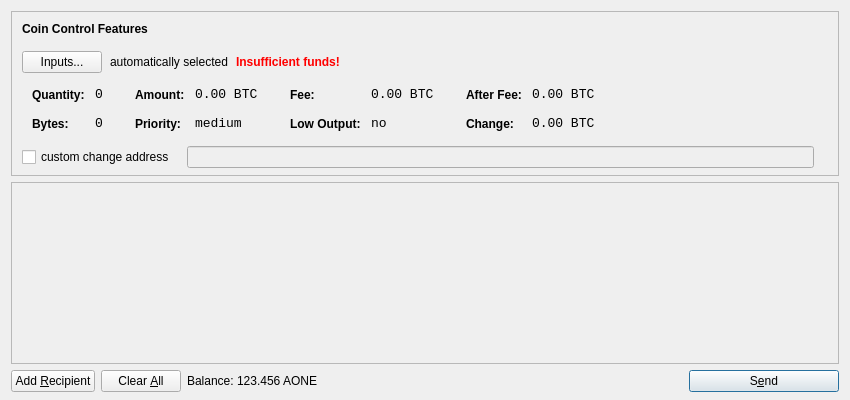
<?xml version="1.0" encoding="UTF-8"?>
<ui version="4.0">
 <class>SendCoinsDialog</class>
 <widget class="QDialog" name="SendCoinsDialog">
  <property name="geometry">
   <rect>
    <x>0</x>
    <y>0</y>
    <width>850</width>
    <height>400</height>
   </rect>
  </property>
  <property name="windowTitle">
   <string>Send Coins</string>
  </property>
  <layout class="QVBoxLayout" name="verticalLayout" stretch="0,1,0">
   <property name="bottomMargin">
    <number>8</number>
   </property>
   <item>
    <widget class="QFrame" name="frameCoinControl">
     <property name="sizePolicy">
      <sizepolicy hsizetype="Expanding" vsizetype="Expanding">
       <horstretch>0</horstretch>
       <verstretch>0</verstretch>
      </sizepolicy>
     </property>
     <property name="maximumSize">
      <size>
       <width>16777215</width>
       <height>16777215</height>
      </size>
     </property>
     <property name="frameShape">
      <enum>QFrame::StyledPanel</enum>
     </property>
     <property name="frameShadow">
      <enum>QFrame::Sunken</enum>
     </property>
     <layout class="QVBoxLayout" name="verticalLayoutCoinControl2">
      <property name="spacing">
       <number>-1</number>
      </property>
      <property name="leftMargin">
       <number>0</number>
      </property>
      <property name="topMargin">
       <number>0</number>
      </property>
      <property name="rightMargin">
       <number>0</number>
      </property>
      <property name="bottomMargin">
       <number>6</number>
      </property>
      <item>
       <layout class="QVBoxLayout" name="verticalLayoutCoinControl" stretch="0,0,0,0,1">
        <property name="spacing">
         <number>0</number>
        </property>
        <property name="leftMargin">
         <number>10</number>
        </property>
        <property name="topMargin">
         <number>10</number>
        </property>
        <item>
         <layout class="QHBoxLayout" name="horizontalLayoutCoinControl1">
          <property name="bottomMargin">
           <number>15</number>
          </property>
          <item>
           <widget class="QLabel" name="labelCoinControlFeatures">
            <property name="sizePolicy">
             <sizepolicy hsizetype="Preferred" vsizetype="Maximum">
              <horstretch>0</horstretch>
              <verstretch>0</verstretch>
             </sizepolicy>
            </property>
            <property name="font">
             <font>
              <weight>75</weight>
              <bold>true</bold>
             </font>
            </property>
            <property name="styleSheet">
             <string notr="true">font-weight:bold;</string>
            </property>
            <property name="text">
             <string>Coin Control Features</string>
            </property>
           </widget>
          </item>
         </layout>
        </item>
        <item>
         <layout class="QHBoxLayout" name="horizontalLayoutCoinControl2" stretch="0,0,0,0">
          <property name="spacing">
           <number>8</number>
          </property>
          <property name="bottomMargin">
           <number>10</number>
          </property>
          <item>
           <widget class="QPushButton" name="pushButtonCoinControl">
            <property name="styleSheet">
             <string notr="true"/>
            </property>
            <property name="text">
             <string>Inputs...</string>
            </property>
           </widget>
          </item>
          <item>
           <widget class="QLabel" name="labelCoinControlAutomaticallySelected">
            <property name="text">
             <string>automatically selected</string>
            </property>
            <property name="margin">
             <number>5</number>
            </property>
           </widget>
          </item>
          <item>
           <widget class="QLabel" name="labelCoinControlInsuffFunds">
            <property name="font">
             <font>
              <weight>75</weight>
              <bold>true</bold>
             </font>
            </property>
            <property name="styleSheet">
             <string notr="true">color:red;font-weight:bold;</string>
            </property>
            <property name="text">
             <string>Insufficient funds!</string>
            </property>
            <property name="margin">
             <number>5</number>
            </property>
           </widget>
          </item>
          <item>
           <spacer name="horizontalSpacerCoinControl">
            <property name="orientation">
             <enum>Qt::Horizontal</enum>
            </property>
            <property name="sizeHint" stdset="0">
             <size>
              <width>40</width>
              <height>1</height>
             </size>
            </property>
           </spacer>
          </item>
         </layout>
        </item>
        <item>
         <widget class="QWidget" name="widgetCoinControl" native="true">
          <property name="sizePolicy">
           <sizepolicy hsizetype="Preferred" vsizetype="Preferred">
            <horstretch>0</horstretch>
            <verstretch>0</verstretch>
           </sizepolicy>
          </property>
          <property name="minimumSize">
           <size>
            <width>0</width>
            <height>0</height>
           </size>
          </property>
          <property name="styleSheet">
           <string notr="true"/>
          </property>
          <layout class="QHBoxLayout" name="horizontalLayoutCoinControl5">
           <property name="margin">
            <number>0</number>
           </property>
           <item>
            <layout class="QHBoxLayout" name="horizontalLayoutCoinControl3" stretch="0,0,0,1">
             <property name="spacing">
              <number>20</number>
             </property>
             <property name="topMargin">
              <number>0</number>
             </property>
             <property name="bottomMargin">
              <number>10</number>
             </property>
             <item>
              <layout class="QFormLayout" name="formLayoutCoinControl1">
               <property name="horizontalSpacing">
                <number>10</number>
               </property>
               <property name="verticalSpacing">
                <number>14</number>
               </property>
               <property name="leftMargin">
                <number>10</number>
               </property>
               <property name="topMargin">
                <number>4</number>
               </property>
               <property name="rightMargin">
                <number>6</number>
               </property>
               <item row="0" column="0">
                <widget class="QLabel" name="labelCoinControlQuantityText">
                 <property name="styleSheet">
                  <string notr="true">font-weight:bold;</string>
                 </property>
                 <property name="text">
                  <string>Quantity:</string>
                 </property>
                 <property name="margin">
                  <number>0</number>
                 </property>
                </widget>
               </item>
               <item row="0" column="1">
                <widget class="QLabel" name="labelCoinControlQuantity">
                 <property name="font">
                  <font>
                   <family>Monospace</family>
                   <pointsize>10</pointsize>
                  </font>
                 </property>
                 <property name="cursor">
                  <cursorShape>IBeamCursor</cursorShape>
                 </property>
                 <property name="contextMenuPolicy">
                  <enum>Qt::ActionsContextMenu</enum>
                 </property>
                 <property name="text">
                  <string notr="true">0</string>
                 </property>
                 <property name="margin">
                  <number>0</number>
                 </property>
                 <property name="textInteractionFlags">
                  <set>Qt::LinksAccessibleByMouse|Qt::TextSelectableByKeyboard|Qt::TextSelectableByMouse</set>
                 </property>
                </widget>
               </item>
               <item row="1" column="0">
                <widget class="QLabel" name="labelCoinControlBytesText">
                 <property name="styleSheet">
                  <string notr="true">font-weight:bold;</string>
                 </property>
                 <property name="text">
                  <string>Bytes:</string>
                 </property>
                </widget>
               </item>
               <item row="1" column="1">
                <widget class="QLabel" name="labelCoinControlBytes">
                 <property name="font">
                  <font>
                   <family>Monospace</family>
                   <pointsize>10</pointsize>
                  </font>
                 </property>
                 <property name="cursor">
                  <cursorShape>IBeamCursor</cursorShape>
                 </property>
                 <property name="contextMenuPolicy">
                  <enum>Qt::ActionsContextMenu</enum>
                 </property>
                 <property name="text">
                  <string notr="true">0</string>
                 </property>
                 <property name="textInteractionFlags">
                  <set>Qt::LinksAccessibleByMouse|Qt::TextSelectableByKeyboard|Qt::TextSelectableByMouse</set>
                 </property>
                </widget>
               </item>
              </layout>
             </item>
             <item>
              <layout class="QFormLayout" name="formLayoutCoinControl2">
               <property name="horizontalSpacing">
                <number>10</number>
               </property>
               <property name="verticalSpacing">
                <number>14</number>
               </property>
               <property name="leftMargin">
                <number>6</number>
               </property>
               <property name="topMargin">
                <number>4</number>
               </property>
               <property name="rightMargin">
                <number>6</number>
               </property>
               <item row="0" column="0">
                <widget class="QLabel" name="labelCoinControlAmountText">
                 <property name="styleSheet">
                  <string notr="true">font-weight:bold;</string>
                 </property>
                 <property name="text">
                  <string>Amount:</string>
                 </property>
                 <property name="margin">
                  <number>0</number>
                 </property>
                </widget>
               </item>
               <item row="0" column="1">
                <widget class="QLabel" name="labelCoinControlAmount">
                 <property name="font">
                  <font>
                   <family>Monospace</family>
                   <pointsize>10</pointsize>
                  </font>
                 </property>
                 <property name="cursor">
                  <cursorShape>IBeamCursor</cursorShape>
                 </property>
                 <property name="contextMenuPolicy">
                  <enum>Qt::ActionsContextMenu</enum>
                 </property>
                 <property name="text">
                  <string notr="true">0.00 BTC</string>
                 </property>
                 <property name="textInteractionFlags">
                  <set>Qt::LinksAccessibleByMouse|Qt::TextSelectableByKeyboard|Qt::TextSelectableByMouse</set>
                 </property>
                </widget>
               </item>
               <item row="1" column="0">
                <widget class="QLabel" name="labelCoinControlPriorityText">
                 <property name="styleSheet">
                  <string notr="true">font-weight:bold;</string>
                 </property>
                 <property name="text">
                  <string>Priority:</string>
                 </property>
                </widget>
               </item>
               <item row="1" column="1">
                <widget class="QLabel" name="labelCoinControlPriority">
                 <property name="font">
                  <font>
                   <family>Monospace</family>
                   <pointsize>10</pointsize>
                  </font>
                 </property>
                 <property name="cursor">
                  <cursorShape>IBeamCursor</cursorShape>
                 </property>
                 <property name="contextMenuPolicy">
                  <enum>Qt::ActionsContextMenu</enum>
                 </property>
                 <property name="text">
                  <string>medium</string>
                 </property>
                 <property name="textInteractionFlags">
                  <set>Qt::LinksAccessibleByMouse|Qt::TextSelectableByKeyboard|Qt::TextSelectableByMouse</set>
                 </property>
                </widget>
               </item>
              </layout>
             </item>
             <item>
              <layout class="QFormLayout" name="formLayoutCoinControl3">
               <property name="horizontalSpacing">
                <number>10</number>
               </property>
               <property name="verticalSpacing">
                <number>14</number>
               </property>
               <property name="leftMargin">
                <number>6</number>
               </property>
               <property name="topMargin">
                <number>4</number>
               </property>
               <property name="rightMargin">
                <number>6</number>
               </property>
               <item row="0" column="0">
                <widget class="QLabel" name="labelCoinControlFeeText">
                 <property name="styleSheet">
                  <string notr="true">font-weight:bold;</string>
                 </property>
                 <property name="text">
                  <string>Fee:</string>
                 </property>
                 <property name="margin">
                  <number>0</number>
                 </property>
                </widget>
               </item>
               <item row="0" column="1">
                <widget class="QLabel" name="labelCoinControlFee">
                 <property name="font">
                  <font>
                   <family>Monospace</family>
                   <pointsize>10</pointsize>
                  </font>
                 </property>
                 <property name="cursor">
                  <cursorShape>IBeamCursor</cursorShape>
                 </property>
                 <property name="contextMenuPolicy">
                  <enum>Qt::ActionsContextMenu</enum>
                 </property>
                 <property name="text">
                  <string notr="true">0.00 BTC</string>
                 </property>
                 <property name="textInteractionFlags">
                  <set>Qt::LinksAccessibleByMouse|Qt::TextSelectableByKeyboard|Qt::TextSelectableByMouse</set>
                 </property>
                </widget>
               </item>
               <item row="1" column="0">
                <widget class="QLabel" name="labelCoinControlLowOutputText">
                 <property name="styleSheet">
                  <string notr="true">font-weight:bold;</string>
                 </property>
                 <property name="text">
                  <string>Low Output:</string>
                 </property>
                </widget>
               </item>
               <item row="1" column="1">
                <widget class="QLabel" name="labelCoinControlLowOutput">
                 <property name="font">
                  <font>
                   <family>Monospace</family>
                   <pointsize>10</pointsize>
                  </font>
                 </property>
                 <property name="cursor">
                  <cursorShape>IBeamCursor</cursorShape>
                 </property>
                 <property name="contextMenuPolicy">
                  <enum>Qt::ActionsContextMenu</enum>
                 </property>
                 <property name="text">
                  <string>no</string>
                 </property>
                 <property name="textInteractionFlags">
                  <set>Qt::LinksAccessibleByMouse|Qt::TextSelectableByKeyboard|Qt::TextSelectableByMouse</set>
                 </property>
                </widget>
               </item>
              </layout>
             </item>
             <item>
              <layout class="QFormLayout" name="formLayoutCoinControl4">
               <property name="horizontalSpacing">
                <number>10</number>
               </property>
               <property name="verticalSpacing">
                <number>14</number>
               </property>
               <property name="leftMargin">
                <number>6</number>
               </property>
               <property name="topMargin">
                <number>4</number>
               </property>
               <property name="rightMargin">
                <number>6</number>
               </property>
               <item row="0" column="0">
                <widget class="QLabel" name="labelCoinControlAfterFeeText">
                 <property name="styleSheet">
                  <string notr="true">font-weight:bold;</string>
                 </property>
                 <property name="text">
                  <string>After Fee:</string>
                 </property>
                 <property name="margin">
                  <number>0</number>
                 </property>
                </widget>
               </item>
               <item row="0" column="1">
                <widget class="QLabel" name="labelCoinControlAfterFee">
                 <property name="font">
                  <font>
                   <family>Monospace</family>
                   <pointsize>10</pointsize>
                  </font>
                 </property>
                 <property name="cursor">
                  <cursorShape>IBeamCursor</cursorShape>
                 </property>
                 <property name="contextMenuPolicy">
                  <enum>Qt::ActionsContextMenu</enum>
                 </property>
                 <property name="text">
                  <string notr="true">0.00 BTC</string>
                 </property>
                 <property name="textInteractionFlags">
                  <set>Qt::LinksAccessibleByMouse|Qt::TextSelectableByKeyboard|Qt::TextSelectableByMouse</set>
                 </property>
                </widget>
               </item>
               <item row="1" column="0">
                <widget class="QLabel" name="labelCoinControlChangeText">
                 <property name="styleSheet">
                  <string notr="true">font-weight:bold;</string>
                 </property>
                 <property name="text">
                  <string>Change:</string>
                 </property>
                </widget>
               </item>
               <item row="1" column="1">
                <widget class="QLabel" name="labelCoinControlChange">
                 <property name="font">
                  <font>
                   <family>Monospace</family>
                   <pointsize>10</pointsize>
                  </font>
                 </property>
                 <property name="cursor">
                  <cursorShape>IBeamCursor</cursorShape>
                 </property>
                 <property name="contextMenuPolicy">
                  <enum>Qt::ActionsContextMenu</enum>
                 </property>
                 <property name="text">
                  <string notr="true">0.00 BTC</string>
                 </property>
                 <property name="textInteractionFlags">
                  <set>Qt::LinksAccessibleByMouse|Qt::TextSelectableByKeyboard|Qt::TextSelectableByMouse</set>
                 </property>
                </widget>
               </item>
              </layout>
             </item>
            </layout>
           </item>
          </layout>
         </widget>
        </item>
        <item>
         <layout class="QHBoxLayout" name="horizontalLayoutCoinControl4" stretch="0,0,0">
          <property name="spacing">
           <number>12</number>
          </property>
          <property name="sizeConstraint">
           <enum>QLayout::SetDefaultConstraint</enum>
          </property>
          <property name="topMargin">
           <number>5</number>
          </property>
          <property name="rightMargin">
           <number>5</number>
          </property>
          <item>
           <widget class="QCheckBox" name="checkBoxCoinControlChange">
            <property name="text">
             <string>custom change address</string>
            </property>
           </widget>
          </item>
          <item>
           <widget class="QLineEdit" name="lineEditCoinControlChange">
            <property name="enabled">
             <bool>false</bool>
            </property>
            <property name="sizePolicy">
             <sizepolicy hsizetype="Expanding" vsizetype="Fixed">
              <horstretch>0</horstretch>
              <verstretch>0</verstretch>
             </sizepolicy>
            </property>
           </widget>
          </item>
          <item>
           <widget class="QLabel" name="labelCoinControlChangeLabel">
            <property name="sizePolicy">
             <sizepolicy hsizetype="Preferred" vsizetype="Expanding">
              <horstretch>0</horstretch>
              <verstretch>0</verstretch>
             </sizepolicy>
            </property>
            <property name="minimumSize">
             <size>
              <width>0</width>
              <height>0</height>
             </size>
            </property>
            <property name="text">
             <string/>
            </property>
            <property name="margin">
             <number>3</number>
            </property>
           </widget>
          </item>
         </layout>
        </item>
        <item>
         <spacer name="verticalSpacerCoinControl">
          <property name="orientation">
           <enum>Qt::Vertical</enum>
          </property>
          <property name="sizeHint" stdset="0">
           <size>
            <width>800</width>
            <height>1</height>
           </size>
          </property>
         </spacer>
        </item>
       </layout>
      </item>
     </layout>
    </widget>
   </item>
   <item>
    <widget class="QScrollArea" name="scrollArea">
     <property name="widgetResizable">
      <bool>true</bool>
     </property>
     <widget class="QWidget" name="scrollAreaWidgetContents">
      <property name="geometry">
       <rect>
        <x>0</x>
        <y>0</y>
        <width>830</width>
        <height>165</height>
       </rect>
      </property>
      <layout class="QVBoxLayout" name="verticalLayout_2">
       <property name="margin">
        <number>0</number>
       </property>
       <item>
        <layout class="QVBoxLayout" name="entries">
         <property name="spacing">
          <number>6</number>
         </property>
        </layout>
       </item>
       <item>
        <spacer name="verticalSpacer">
         <property name="orientation">
          <enum>Qt::Vertical</enum>
         </property>
         <property name="sizeHint" stdset="0">
          <size>
           <width>20</width>
           <height>40</height>
          </size>
         </property>
        </spacer>
       </item>
      </layout>
     </widget>
    </widget>
   </item>
   <item>
    <layout class="QHBoxLayout" name="horizontalLayout">
     <item>
      <widget class="QPushButton" name="addButton">
       <property name="toolTip">
        <string>Send to multiple recipients at once</string>
       </property>
       <property name="text">
        <string>Add &amp;Recipient</string>
       </property>
       <property name="icon">
        <iconset resource="../bitcoin.qrc">
         <normaloff>:/icons/add</normaloff>:/icons/add</iconset>
       </property>
       <property name="autoDefault">
        <bool>false</bool>
       </property>
      </widget>
     </item>
     <item>
      <widget class="QPushButton" name="clearButton">
       <property name="sizePolicy">
        <sizepolicy hsizetype="Minimum" vsizetype="Fixed">
         <horstretch>0</horstretch>
         <verstretch>0</verstretch>
        </sizepolicy>
       </property>
       <property name="toolTip">
        <string>Remove all transaction fields</string>
       </property>
       <property name="text">
        <string>Clear &amp;All</string>
       </property>
       <property name="icon">
        <iconset resource="../bitcoin.qrc">
         <normaloff>:/icons/remove</normaloff>:/icons/remove</iconset>
       </property>
       <property name="autoRepeatDelay">
        <number>300</number>
       </property>
       <property name="autoDefault">
        <bool>false</bool>
       </property>
      </widget>
     </item>
     <item>
      <layout class="QHBoxLayout" name="horizontalLayout_2">
       <property name="spacing">
        <number>3</number>
       </property>
       <item>
        <widget class="QLabel" name="label">
         <property name="text">
          <string>Balance:</string>
         </property>
        </widget>
       </item>
       <item>
        <widget class="QLabel" name="labelBalance">
         <property name="cursor">
          <cursorShape>IBeamCursor</cursorShape>
         </property>
         <property name="text">
          <string>123.456 AONE</string>
         </property>
         <property name="textInteractionFlags">
          <set>Qt::LinksAccessibleByMouse|Qt::TextSelectableByKeyboard|Qt::TextSelectableByMouse</set>
         </property>
        </widget>
       </item>
      </layout>
     </item>
     <item>
      <spacer name="horizontalSpacer">
       <property name="orientation">
        <enum>Qt::Horizontal</enum>
       </property>
       <property name="sizeHint" stdset="0">
        <size>
         <width>40</width>
         <height>20</height>
        </size>
       </property>
      </spacer>
     </item>
     <item>
      <widget class="QPushButton" name="sendButton">
       <property name="minimumSize">
        <size>
         <width>150</width>
         <height>0</height>
        </size>
       </property>
       <property name="toolTip">
        <string>Confirm the send action</string>
       </property>
       <property name="text">
        <string>S&amp;end</string>
       </property>
       <property name="icon">
        <iconset resource="../bitcoin.qrc">
         <normaloff>:/icons/send</normaloff>:/icons/send</iconset>
       </property>
       <property name="default">
        <bool>true</bool>
       </property>
      </widget>
     </item>
    </layout>
   </item>
  </layout>
 </widget>
 <resources>
  <include location="../bitcoin.qrc"/>
 </resources>
 <connections/>
</ui>
